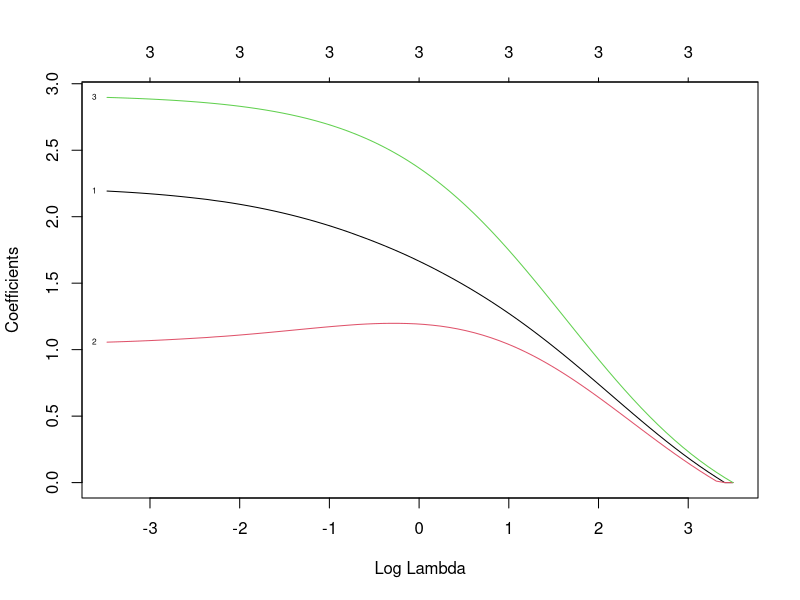

Reproduce this figure in R. (Note: this script raises an error after producing the figure.)
## ---- chunk 1
knitr::opts_chunk$set(echo = TRUE)
library(MASS)
library(glmnet)
library(ggplot2)
library(dplyr)
## ---- chunk 2
n<-100 #number of observations
beta<-c(1,2,1,3) #true values of beta
rho<-0.90 #values of cov(X_1, X_2)
alpha<-c(0.1, 0.3, 0.9) #values of alpha


elastic_net3<-function(n, beta, rho, alpha, K){
  num_alpha<-length(alpha)
  num_rho<-length(rho)
  Rho<-rep(0, num_alpha)                                                          #build table to hold squared errors
  Alpha<-rep(0,num_rho)
  NumPredictors<-rep(0, num_rho*num_alpha)
  MSE_K<-cbind(Rho, Alpha, NumPredictors, matrix(0, num_rho*num_alpha, K))
  
  for(k in 1:K){
    row=1
    for(j in 1:num_rho){
      cov<-matrix(data = c(1, rho[j], 0, rho[j], 1, 0, 0, 0, 1), nrow=3, ncol=3)  #build covariance matrix
      X<-mvrnorm(n, mu=c(0,0,0), Sigma =cov)                                      #simulate X
      design<-cbind(rep(1,n), X )
      Y<-design%*%beta+rnorm(n)                                                   #simulate Y
      for(i in 1:num_alpha){
        fit_i<-glmnet(X, Y, family="gaussian", alpha=alpha[i])                 #fit model with cv
        plot(fit_i, xvar="lambda", label=TRUE)
        fit_i_coef<-coef(fit_i, s="lambda.min")                                   #extract coefficients
        yhat<-design%*%fit_i_coef                                                 #extract fitted values
        if(k<=1){
          MSE_K[row,1]<-rho[j]
          MSE_K[row,2]<-alpha[i]                                                  #fill MSE table with alpha and rho
          MSE_K[row,3]<-length(fit_i_coef@x)}
        MSE_K[row,(k+3)]<-mean(((Y-yhat)^2))                                      #fill MSE table with squared errors
        row=row+1
      }}}
  results<-cbind(MSE_K[,(1:3)], 0)                                                #build results table
  if(K==1){
    results[,4]<-MSE_K[,4]
  }
  else{
  results[,4]<-rowMeans(MSE_K[,(4:(K+3))])                # fill results table with MSE
  }
  colnames(results)[4]<-"MSE"
  
  return(as.data.frame(results))
}

EN_p_3_one_iter<-elastic_net3(n, beta, rho, alpha,1)
ggplot(data=EN_p_3_one_iter, aes(x=Alpha, y=MSE))+geom_line(alpha=0.4)



## ---- chunk 3
n<-100
p<-1000
beta<-c(runif(6,1,2), rep(0,95), runif(5, 1,2), rep(0,600), runif(5, 1,2), rep(0,290))
rho<-seq(0, 0.9, 0.1)
alpha<-seq(0, 1, 0.1)




elastic_net_p<-function(n, p, beta, rho, alpha, K){
  num_alpha<-length(alpha)
  num_rho<-length(rho)
  Rho<-rep(0, num_alpha)
  Alpha<-rep(0,num_rho)
  MSE<-rep(0, num_rho*num_alpha)
  NumPredictors<-rep(0, num_rho*num_alpha)
  
  MSE_K<-cbind(Rho, Alpha, NumPredictors, matrix(0, num_rho*num_alpha, K))
  
    for(k in 1:K){
    row=1
    for(j in 1:num_rho){
      cov<-matrix(rho[j], p, p)
      for(l in 1:p){
        cov[l,l]<-1}
      X<-mvrnorm(n, mu=c(0,0,0), Sigma =cov)
      design<-cbind(rep(1,n), X )
      Y<-design%*%beta+rnorm(n)
      for(i in 1:num_alpha){
        fit_i<-glmnet(X, Y, family="gaussian", alpha=alpha[i])
        fit_i_coef<-coef(fit_i, s="lambda.min")
        yhat<-design%*%fit_i_coef
        if(k<=1){
          MSE_K[row,1]<-rho[j]
          MSE_K[row,2]<-alpha[i]
          MSE_K[row,3]<-length(fit_i_coef@x)}
        MSE_K[row,(k+3)]<-mean(((Y-yhat)^2))
        row=row+1
      }}}
  results<-cbind(MSE_K[,(1:3)], 0)
  results[,4]<-rowMeans(MSE_K[,(4:K)])
  colnames(results)[4]<-"MSE"
  return(as.data.frame(results))
}

lambda<-matrix(0,length(alpha),length(rho))
mse<-matrix(0,length(alpha),length(rho))
q<-matrix(0,length(alpha), length(rho))



for(j in 1:length(rho)){
  cov=matrix(c(1, rho[j], rho[j], rho[j], rho[j], 
              rho[j], 1, rho[j], rho[j], rho[j],
              rho[j], rho[j], 1, rho[j], rho[j],
              rho[j], rho[j], rho[j], 1, rho[j],
              rho[j], rho[j], rho[j], rho[j], 1), nrow=5, ncol=5)
  X1_5<-mvrnorm(n, mu=c(0,0,0,0,0), Sigma =cov )
  X6_1000<-mvrnorm(n, mu=rep(0, 995), Sigma = diag(rep(1, 995)))
  X<-cbind(X1_5, X6_1000)
  design<-cbind(rep(1,n), X)
  Y<-design%*%beta+rnorm(n)

  for(i in 1:length(alpha)){
    fit_i<-cv.glmnet(X, Y, family="gaussian", alpha=alpha[i])
    lambda[i,j]<-fit_i$lambda.min
    fit_i_coef<-coef(fit_i, s=lambda[i])
    yhat<-design%*%fit_i_coef
    mse[i,j]<-mean((Y-yhat)^2)
  }}



## ---- chunk 4
n<-100
beta<-c(5,1,3,2)
rho<- seq(-0.9, 0.9, 0.25)
alpha<-seq(0.1, 0.9, 0.1)

elastic_net3<-function(n, beta, rho, alpha, K){
  num_alpha<-length(alpha)
  num_rho<-length(rho)
  Rho<-rep(0, num_alpha)
  Alpha<-rep(0,num_rho)
  MSE<-rep(0, num_rho*num_alpha)
  NumPredictors<-rep(0, num_rho*num_alpha)
  
  MSE_K<-cbind(Rho, Alpha, NumPredictors, matrix(0, num_rho*num_alpha, K))
  
  for(k in 1:K){
    row=1
    for(j in 1:num_rho){
      cov<-matrix(data = c(1, rho[j], 0, rho[j], 1, 0, 0, 0, 1), nrow=3, ncol=3)
      X<-mvrnorm(n, mu=c(0,0,0), Sigma =cov)
      design<-cbind(rep(1,n), X )
      Y<-design%*%beta+rnorm(n)
      for(i in 1:num_alpha){
        fit_i<-cv.glmnet(X, Y, family="gaussian", alpha=alpha[i])
        fit_i_coef<-coef(fit_i, s="lambda.min")
        yhat<-design%*%fit_i_coef
        if(k<=1){
          MSE_K[row,1]<-rho[j]
          MSE_K[row,2]<-alpha[i]
          MSE_K[row,3]<-length(fit_i_coef@x)}
        MSE_K[row,(k+3)]<-mean(((Y-yhat)^2))
        row=row+1
      }}}
  results<-cbind(MSE_K[,(1:3)], 0)
  results[,4]<-rowMeans(MSE_K[,(4:K+3)])
  colnames(results)[4]<-"MSE"
  
  return(as.data.frame(results))
}
#hundered_iter<-elastic_net3(n, beta, rho, alpha, 100)
#fifty_iter<-elastic_net3(n, beta, rho, alpha, 50)
ten_iter<-elastic_net3(n, beta, rho, alpha, 10)

ggplot(data=hundered_iter, aes(x=Rho, y=MSE, group=factor(Alpha)))+geom_line(aes(colour=factor(Alpha)),  alpha=0.4)
ggplot(data=fifty_iter, aes(x=Rho, y=MSE, group=factor(Alpha)))+geom_line(aes(colour=factor(Alpha)),  alpha=0.4)
ggplot(data=ten_iter, aes(x=Rho, y=MSE, group=factor(Alpha)))+geom_line(aes(colour=factor(Alpha)),  alpha=0.4)




